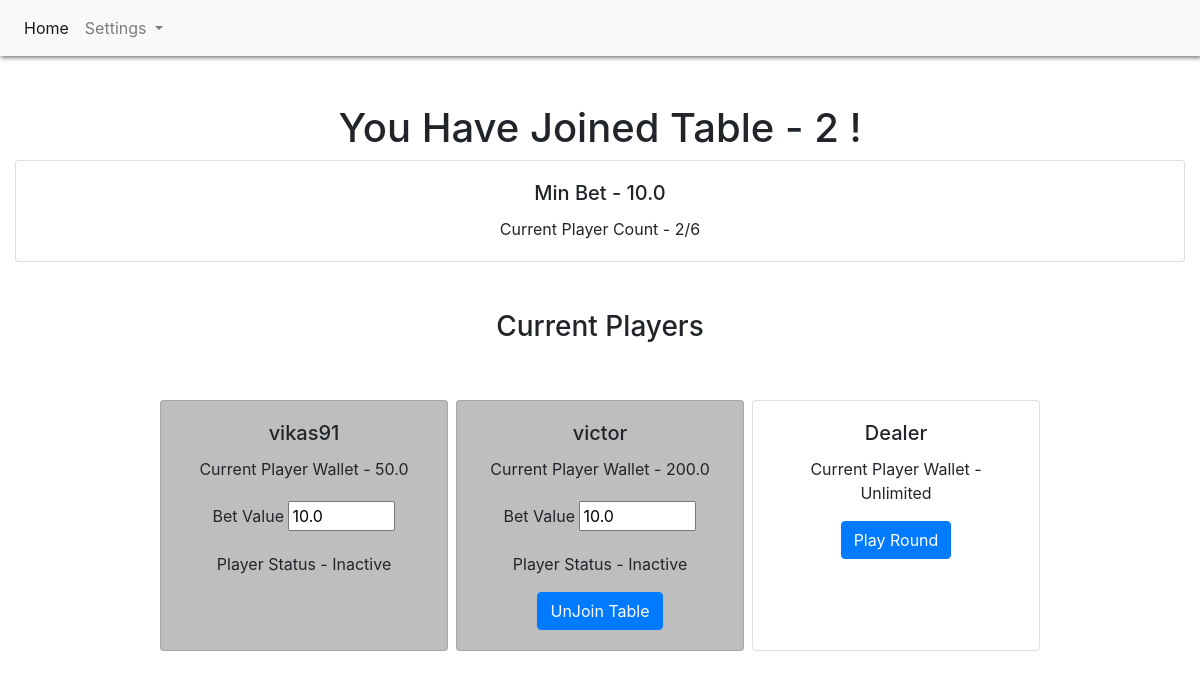
The app's page /table/2/ (signed in) with its own data.
### webapp/models.py (models this page shows, shortened)
class Table(models.Model):
    TABLE_STATUS = (
        (0, 'inactive'),
        (1, 'active'),
    )
    min_bet = models.FloatField(default=0)
    player_count = models.IntegerField(default=0)
    table_status = models.IntegerField(choices=TABLE_STATUS, default=0)
    class Meta:
        db_table = 'tables'

class TablePlayer(models.Model):
    PLAYER_STATUS = (
        (0, 'inactive'),
        (1, 'active'),
    )
    table_id = models.ForeignKey(Table, on_delete=models.CASCADE)
    user_id = models.ForeignKey(User, on_delete=models.CASCADE)
    player_type = models.IntegerField(choices=PLAYER_STATUS, default=0)
    class Meta:
        unique_together = ('table_id', 'user_id')
        db_table = 'table_players'

class Profile(models.Model):
    user = models.OneToOneField(User, on_delete=models.CASCADE)
    wallet_value = models.FloatField(default=0)

### webapp/views.py (the view)
# urls.py: path('table/<table_id>/', BJTable.as_view()),
@method_decorator(login_required, name='dispatch')
class BJTable(View):
    def get(self, request, table_id):
        current_table = Table.objects.filter(id=table_id)
        if(current_table.count()==0):
            error_message = "Unable to join table. Table doesn't exists!!"
            return redirect(reverse('index') + '?error=' + error_message)
        else:
            current_table = current_table[0]
            if(TablePlayer.objects.filter(table_id=current_table, user_id=request.user).count()==0):
                return redirect('/table/'+ str(current_table.id) + '/join/')
            table_players = TablePlayer.objects.filter(table_id=current_table)
            active_round = Round.objects.filter(table=current_table, round_status=1)
            if active_round.count()!=0:
                active_round = active_round[0]
                round_players = RoundPlayer.objects.filter(round=active_round).order_by('player_order')
            else:
                active_round = None
                round_players = None
            return render(request, 'table.html', {'table': current_table,
                                                  'table_players': table_players,
                                                  'active_round': active_round,
                                                  'round_players': round_players,
                                                  'error': None})

### webapp/templates/table.html (shortened to what this page needs)
{% extends 'index.html' %}
{% block content %}
  <h1> You Have Joined Table - {{table.id}} !</h1>
  <div class="row">
    <div class="col-md-12">
      <div class="card w-100">
        <div class="card-body">
          <h5 class="card-title">Min Bet - {{table.min_bet}}</h5>
          <p class="card-text">Current Player Count - {{table.player_count}}/6</p>
        </div>
      </div>
    </div>
  </div>
  <div class="player-status-wrapper">
    {% include 'current_players.html' %}
  </div>
{% endblock %}

### webapp/templates/current_players.html (shortened to what this page needs)
<div class="row px-3 justify-content-center">
  <div class="col-md-12 py-5">
    <h3>Current Players</h3>
  </div>
  {% for table_player in table_players %}
    <div class="card mx-1 player {% if not table_player.player_type %}bg-grey{% endif %}" style="width: 18rem;">
      <div class="card-body">
        <h5 class="card-title">{{table_player.user_id.username}}</h5>
        <p class="card-text">Current Player Wallet - {{table_player.user_id.profile.wallet_value}}</p>
        <div class="form-group pt-1">
          <div class="md-form">
            <label>Bet Value</label>
            <input class="player_bet_value" id="{{table_player.user_id.username}}" type="number" {% if table.table_status %}disabled{% endif %} value="{{table.min_bet}}" min="{{table.min_bet}}" max="{{table_player.user_id.profile.wallet_value}}">
          </div>
        </div>
        <p class="card-text player-current-status">Player Status - {% if table_player.player_type %} Active {% else %} Inactive {% endif %}</p>
        {% if table_player.user_id == request.user %}
          {% if table.table_status and table_player.player_type %}
            <a href="/table/{{table.id}}/unjoin" class="btn btn-primary d-none player-unjoin">UnJoin Table</a>
          {% else %}
            <a href="/table/{{table.id}}/unjoin" class="btn btn-primary player-unjoin">UnJoin Table</a>
          {% endif %}
        {% endif %}
      </div>
    </div>
  {% endfor %}
    <div class="card mx-1" style="width: 18rem;">
      <div class="card-body">
        <h5 class="card-title">Dealer</h5>
        <p class="card-text">Current Player Wallet - Unlimited</p>
        {% if not table.table_status %}
        <a href="#" class="btn btn-primary play-round" id="{{table.id}}">Play Round</a>
        {% else %}
        <a href="#" class="btn btn-secondary disabled play-round" id="{{table.id}}">Play Round</a>
        {% endif %}
      </div>
    </div>
</div>

### webapp/static/css/app.css (style rules this page uses)
.app-main.container .card.bg-grey { background: #bebebe; }

### records on screen
Table: id "2", min_bet "10.0", player_count "2"
TablePlayer: user_id.username "vikas91", user_id.profile.wallet_value "50.0", player_type "Inactive"
TablePlayer: user_id.username "victor", user_id.profile.wallet_value "200.0", player_type "Inactive"
